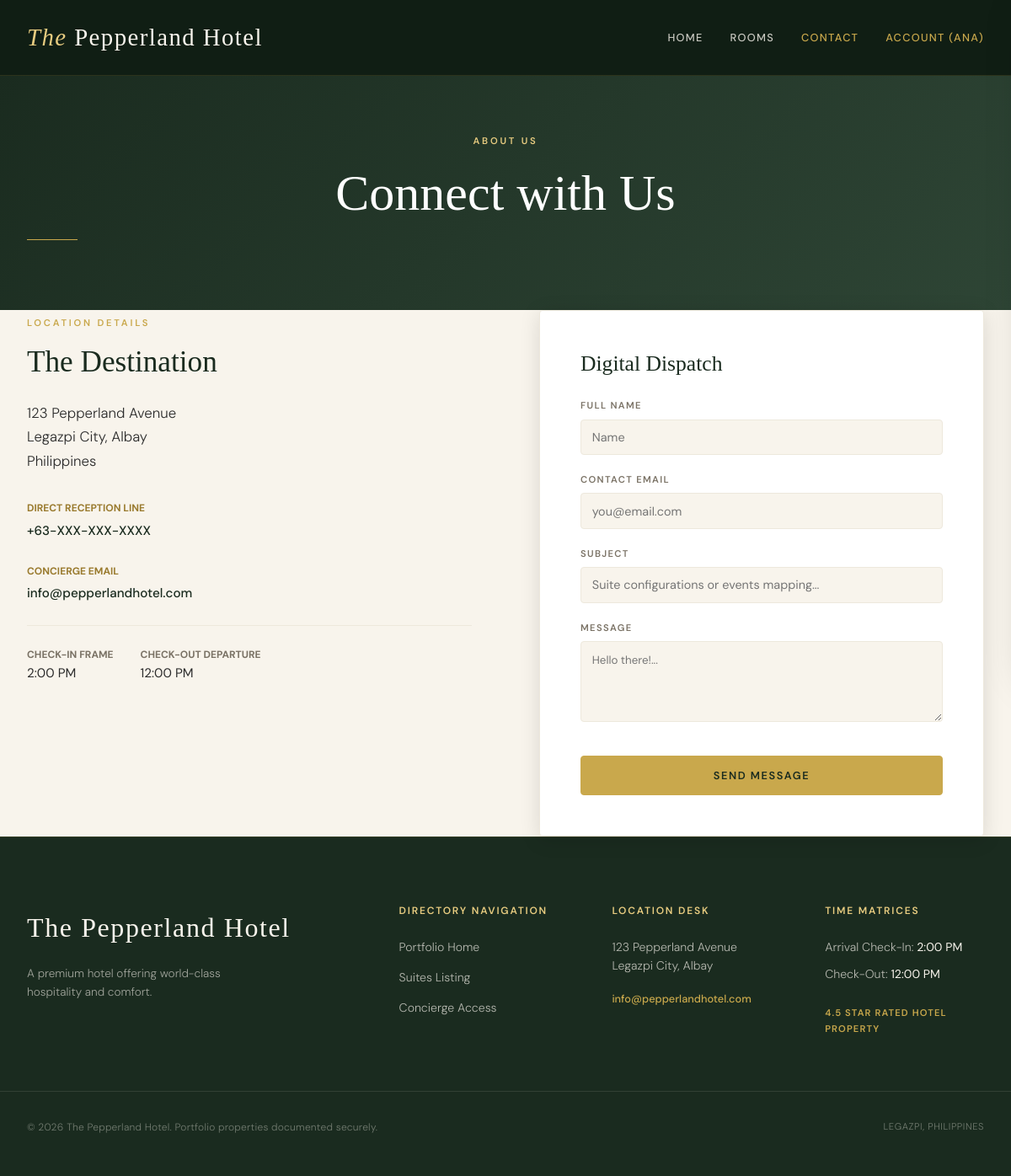
Screenshot of /contact.php (signed in) with the database file from the repository.
### tables this page shows
CREATE TABLE hotel_profile
(
    profile_id       INT           NOT NULL AUTO_INCREMENT,
    hotel_name       VARCHAR(150)  NOT NULL DEFAULT 'The Pepperland Hotel',
    description      TEXT,
    star_rating      DECIMAL(2,1),
    contact_email    VARCHAR(150),
    contact_phone    VARCHAR(20),
    website_url      VARCHAR(255),
    street_address   VARCHAR(255)  NOT NULL,
    city             VARCHAR(100)  NOT NULL,
    province         VARCHAR(100)  NOT NULL,
    country          VARCHAR(100)  NOT NULL,
    postal_code      VARCHAR(20),
    check_in_time    TIME,
    check_out_time   TIME,

    PRIMARY KEY (profile_id)
);

### api/config.php (called while the page is built, shortened)
<?php
function h(string $str): string
{
    return htmlspecialchars($str, ENT_QUOTES, 'UTF-8');
}

### contact.php (the view, shortened to what this page needs)
<?php
    require_once __DIR__ . '/includes/header.php';
    $stmt = $pdo->query("SELECT * FROM hotel_profile LIMIT 1");
    $hotel = $stmt->fetch() ?: [];
    ?>
    <div style="background: linear-gradient(135deg, var(--forest) 0%, var(--forest-mid) 100%); padding: 5rem 0 4rem; text-align: center;">
        <div class="container">
            <span class="section-label" style="color: var(--gold-light);">About us</span>
            <h1 style="color: var(--white); font-weight: 300;">Connect with Us</h1>
            <div class="gold-line center"></div>
        </div>
    </div>
    <div class="container section" style="display: grid; grid-template-columns: 1fr 1fr; gap: 5rem; align-items: start;">
        <div>
            <span class="section-label">Location Details</span>
            <h3 style="font-family: var(--font-display); font-size: 2.2rem; margin-bottom: 1.5rem; font-weight: 300;">The Destination</h3>
            <?php if ($hotel): ?>
                <p style="font-size: 1.05rem; margin-bottom: 2rem; font-weight: 300;">
                    <?= h($hotel['street_address']) ?><br>
                    <?= h($hotel['city']) ?>, <?= h($hotel['province']) ?><br>
                    <?= h($hotel['country']) ?>
                </p>
                <div style="margin-bottom: 1.5rem; font-size: 0.95rem;">
                    <strong style="display:block; text-transform:uppercase; font-size:0.75rem; color:var(--gold-dark); margin-bottom:0.25rem;">Direct Reception Line</strong>
                    <a href="tel:<?= h($hotel['contact_phone']) ?>" style="color: var(--forest); font-weight: 500;"><?= h($hotel['contact_phone']) ?></a>
                </div>
                <div style="margin-bottom: 1.5rem; font-size: 0.95rem;">
                    <strong style="display:block; text-transform:uppercase; font-size:0.75rem; color:var(--gold-dark); margin-bottom:0.25rem;">Concierge Email</strong>
                    <a href="mailto:<?= h($hotel['contact_email']) ?>" style="color: var(--forest); font-weight: 500;"><?= h($hotel['contact_email']) ?></a>
                </div>
                <div style="margin-bottom: 1.5rem; font-size: 0.95rem; border-top: 1px solid var(--cream-dark); padding-top: 1.5rem; display: flex; gap: 2rem;">
                    <div>
                        <strong style="display:block; text-transform:uppercase; font-size:0.75rem; color:var(--muted);">Check-In Frame</strong>
                        <span><?= h(date('g:i A', strtotime($hotel['check_in_time']))) ?></span>
                    </div>
                    <div>
                        <strong style="display:block; text-transform:uppercase; font-size:0.75rem; color:var(--muted);">Check-Out Departure</strong>
                        <span><?= h(date('g:i A', strtotime($hotel['check_out_time']))) ?></span>
                    </div>
                </div>
            <?php else: ?>
                <p class="text-muted" style="font-style: italic;">Run into a problem. Please try again later.</p>
            <?php endif; ?>
        </div>
        <div style="background: var(--white); padding: 3rem; border-radius: var(--radius); box-shadow: var(--shadow-md); border: 1px solid var(--cream-dark);">
            <h3 style="font-family: var(--font-display); font-size: 1.6rem; margin-bottom: 1.5rem;">Digital Dispatch</h3>
            <div id="contactForm">
                <div class="qb-field" style="margin-bottom: 1.25rem;">
                    <label for="name">Full Name</label>
                    <input type="text" id="name" placeholder="Name">
                </div>
                <div class="qb-field" style="margin-bottom: 1.25rem;">
                    <label for="email">Contact Email</label>
                    <input type="email" id="email" placeholder="you@email.com" required>
                </div>
                <div class="qb-field" style="margin-bottom: 1.25rem;">
                    <label for="subject">Subject</label>
                    <input type="text" id="subject" placeholder="Suite configurations or events mapping...">
                </div>
                <div class="qb-field" style="margin-bottom: 2rem;">
                    <label for="message">Message</label>
                    <textarea id="message" rows="4" style="width:100%; padding:0.8rem; border:1px solid var(--cream-dark); background:var(--cream); font-family:var(--font-body); border-radius:var(--radius); outline:none;" placeholder="Hello there!..."></textarea>
                </div>
                <button class="btn btn-gold" id="sendBtn" style="width: 100%; text-align: center; padding: 0.9rem;">Send Message</button>
            </div>
        </div>
    </div>
<?php require_once __DIR__ . '/includes/footer.php'; ?>

### includes/footer.php (shortened to what this page needs)
<?php
$hotelProfile = [];
if (!empty($pdo))
{
    $stmt = $pdo->query("SELECT * FROM hotel_profile LIMIT 1");
    $hotelProfile = $stmt->fetch() ?: [];
}
?>
<footer class="site-footer" style="background: var(--forest); color: var(--cream); border-top: 1px solid rgba(201,168,76,0.15); padding: 5rem 0 3rem; font-size: 0.88rem; font-weight: 300;">
    <div class="footer-inner container" style="display: grid; grid-template-columns: 2fr repeat(3, 1fr); gap: 4rem; margin-bottom: 4rem;">
        <div class="footer-col">
            <p class="footer-brand" style="font-family: var(--font-display); font-size: 2rem; color: var(--cream); margin-bottom: 1rem; font-weight: 400; letter-spacing: 0.05em;">
                The Pepperland Hotel
            </p>
            <p class="footer-tagline" style="color: rgba(248,244,236,0.6); max-width: 280px; font-size: 0.85rem; line-height: 1.6;">
                <?= h($hotelProfile['description'] ?? 'Curated hospitality tailored expertly against the scenic architecture of Albay province.') ?>
            </p>
        </div>
        <div class="footer-col">
            <h4 style="color: var(--gold-light); font-family: var(--font-body); font-size: 0.75rem; text-transform: uppercase; letter-spacing: 0.15em; margin-bottom: 1.5rem; font-weight: 600;">Directory Navigation</h4>
            <ul style="display: flex; flex-direction: column; gap: 0.75rem;">
                <li><a href="<?= BASE_URL ?>/index.php" style="color: rgba(248,244,236,0.7); transition: var(--transition);">Portfolio Home</a></li>
                <li><a href="<?= BASE_URL ?>/rooms.php" style="color: rgba(248,244,236,0.7); transition: var(--transition);">Suites Listing</a></li>
                <li><a href="<?= BASE_URL ?>/contact.php" style="color: rgba(248,244,236,0.7); transition: var(--transition);">Concierge Access</a></li>
            </ul>
        </div>
        <div class="footer-col">
            <h4 style="color: var(--gold-light); font-family: var(--font-body); font-size: 0.75rem; text-transform: uppercase; letter-spacing: 0.15em; margin-bottom: 1.5rem; font-weight: 600;">Location Desk</h4>
            <?php if ($hotelProfile): ?>
                <p style="color: rgba(248,244,236,0.7); line-height: 1.6; margin-bottom: 1rem;">
                    <?= h($hotelProfile['street_address']) ?><br>
                    <?= h($hotelProfile['city']) ?>, <?= h($hotelProfile['province']) ?>
                </p>
                <p style="margin: 0;"><a href="mailto:<?= h($hotelProfile['contact_email']) ?>" style="color: var(--gold); font-size: 0.8rem; font-weight: 500;"><?= h($hotelProfile['contact_email']) ?></a></p>
            <?php endif; ?>
        </div>
        <div class="footer-col">
            <h4 style="color: var(--gold-light); font-family: var(--font-body); font-size: 0.75rem; text-transform: uppercase; letter-spacing: 0.15em; margin-bottom: 1.5rem; font-weight: 600;">Time Matrices</h4>
            <?php if ($hotelProfile): ?>
                <p style="color: rgba(248,244,236,0.7); margin-bottom: 0.5rem;">Arrival Check-In: <span style="color: var(--cream); font-weight: 400;"><?= h(date('g:i A', strtotime($hotelProfile['check_in_time']))) ?></span></p>
                <p style="color: rgba(248,244,236,0.7); margin-bottom: 1.5rem;">Check-Out: <span style="color: var(--cream); font-weight: 400;"><?= h(date('g:i A', strtotime($hotelProfile['check_out_time']))) ?></span></p>
            <?php endif; ?>
            <p style="color: var(--gold); font-size: 0.7rem; text-transform: uppercase; letter-spacing: 0.1em; font-weight: 600;">
                <?php
                $stars = $hotelProfile['star_rating'] ?? 0;
                echo $stars ? h($stars) . ' Star Rated Hotel Property' : '';
                ?>
            </p>
        </div>
    </div>
    <div class="footer-bottom container" style="border-top: 1px solid rgba(248,244,236,0.1); padding-top: 2rem; display: flex; justify-content: space-between; font-size: 0.75rem; color: rgba(248,244,236,0.4); letter-spacing: 0.02em;">
        <p>&copy; <?= date('Y') ?> The Pepperland Hotel. Portfolio properties documented securely.</p>
        <p style="text-transform: uppercase; font-size: 0.7rem; letter-spacing: 0.05em;">Legazpi, Philippines</p>
    </div>
</footer>
</body>
</html>

### assets/css/main.css (style rules this page uses)
:root { --gold: #C9A84C; --gold-light: #E8CC80; --gold-dark: #9A7B2F; --forest: #1A2B1F; --forest-mid: #2E4535; --cream: #F8F4EC; --cream-dark: #EDE8DC; --charcoal: #2C2C2C; --muted: #7A7265; --white: #FFFFFF; --danger: #C0392B; --success: #27AE60; --warning: #D4A017; --font-display: 'Cormorant Garamond', Georgia, serif; --font-body: 'DM Sans', system-ui, sans-serif; --radius: 4px; --shadow-sm: 0 2px 8px rgba(0,0,0,0.08); --shadow-md: 0 4px 24px rgba(0,0,0,0.12); --shadow-lg: 0 8px 48px rgba(0,0,0,0.18); --transition: all 0.3s ease; }
*, *::before, *::after { box-sizing: border-box; margin: 0; padding: 0; }
html { scroll-behavior: smooth; font-size: 16px; }
body { font-family: var(--font-body); background: var(--cream); color: var(--charcoal); line-height: 1.7; overflow-x: hidden; padding-top: 4.5rem; }
a { color: inherit; text-decoration: none; }
ul { list-style: none; }
h1, h2, h3, h4, h5 { font-family: var(--font-display); font-weight: 400; line-height: 1.2; color: var(--forest); }
h1 { font-size: clamp(2.5rem, 5vw, 4rem); }
h3 { font-size: clamp(1.3rem, 2.5vw, 1.8rem); }
h4 { font-size: 1.2rem; }
.section-label { display: inline-block; font-family: var(--font-body); font-size: 0.7rem; font-weight: 600; letter-spacing: 0.25em; text-transform: uppercase; color: var(--gold); margin-bottom: 1rem; }
.gold-line { width: 60px; height: 1px; background: var(--gold); margin: 1.2rem 0; }
.center { text-align: center; }
.btn { display: inline-block; padding: 0.8rem 2rem; font-family: var(--font-body); font-size: 0.8rem; font-weight: 600; letter-spacing: 0.12em; text-transform: uppercase; border-radius: var(--radius); border: 1px solid transparent; cursor: pointer; transition: var(--transition); }
.btn-gold { background: var(--gold); color: var(--forest); border-color: var(--gold); }
.qb-field label { display: block; font-size: 0.7rem; font-weight: 600; letter-spacing: 0.12em; text-transform: uppercase; color: var(--muted); margin-bottom: 0.4rem; }
.qb-field input, .qb-field select { width: 100%; padding: 0.7rem 0.8rem; border: 1px solid var(--cream-dark); border-radius: var(--radius); font-family: var(--font-body); font-size: 0.9rem; background: var(--cream); color: var(--charcoal); outline: none; transition: var(--transition); appearance: none; }
.section { padding: 6rem 0; }
.container { max-width: 1200px; margin: 0 auto; padding: 0 2rem; }

### rows the page displays
hotel_profile: street_address "123 Pepperland Avenue", city "Legazpi City", province "Albay", country "Philippines", contact_phone "+63-XXX-XXX-XXXX", contact_email "info@pepperlandhotel.com", check_in_time "2:00 PM", check_out_time "12:00 PM", description "A premium hotel offering world-class hospitality and comfort.", star_rating "4.5"

### other values shown
$_SESSION['first_name'] "ANA"
